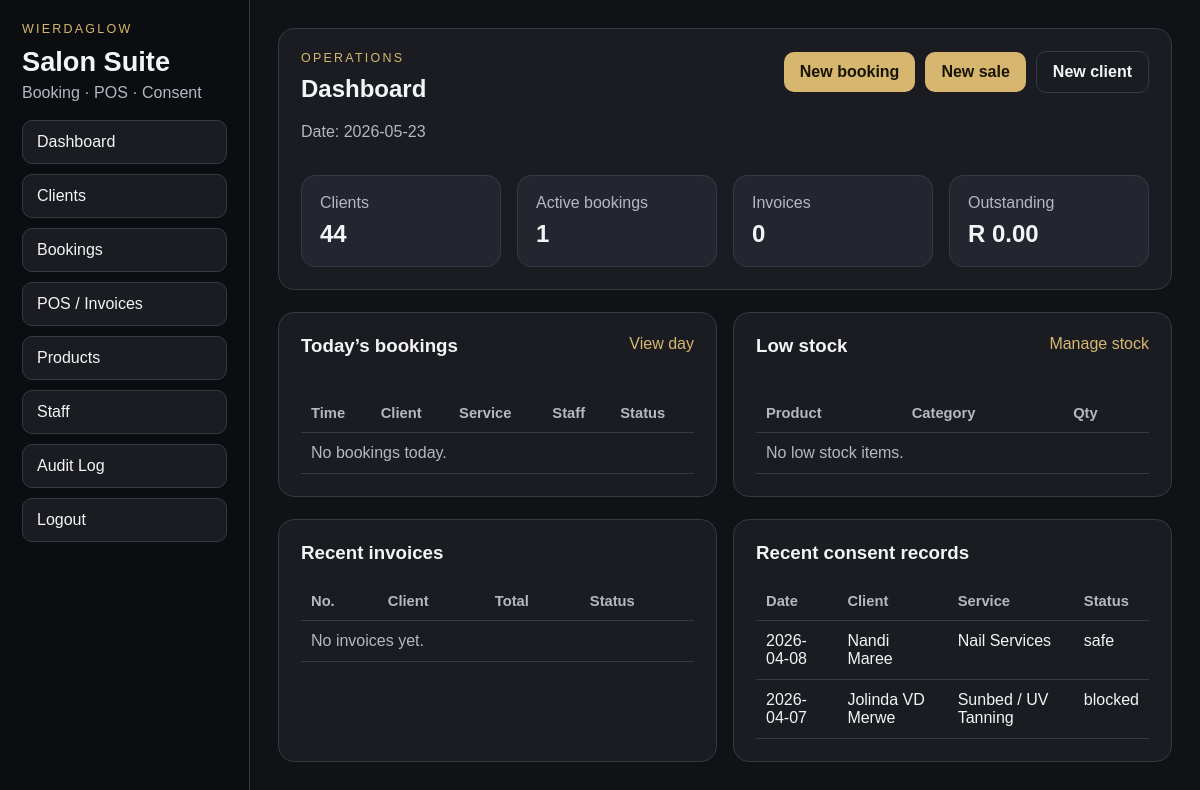
Screenshot of /dashboard (signed in) with the database file from the repository.
### tables this page shows
CREATE TABLE treatment_records (
    id INTEGER PRIMARY KEY AUTOINCREMENT,
    client_id INTEGER NOT NULL,
    service_code TEXT NOT NULL,
    service_name TEXT NOT NULL,
    service_date TEXT NOT NULL,
    staff_user_id INTEGER NOT NULL,
    staff_name TEXT NOT NULL,
    assessment_status TEXT NOT NULL,
    assessment_label TEXT NOT NULL,
    reasons_json TEXT NOT NULL,
    warnings_json TEXT NOT NULL,
    form_data_json TEXT NOT NULL,
    signature_path TEXT,
    created_at TEXT NOT NULL,
    updated_at TEXT NOT NULL,
    FOREIGN KEY (client_id) REFERENCES clients(id) ON DELETE CASCADE,
    FOREIGN KEY (staff_user_id) REFERENCES staff_users(id) ON DELETE RESTRICT
);

CREATE TABLE clients (
    id INTEGER PRIMARY KEY AUTOINCREMENT,
    first_name TEXT NOT NULL,
    last_name TEXT NOT NULL,
    id_number TEXT,
    phone TEXT NOT NULL,
    email TEXT,
    date_of_birth TEXT,
    emergency_contact_name TEXT,
    emergency_contact_phone TEXT,
    medical_notes TEXT,
    popia_marketing_opt_in INTEGER NOT NULL DEFAULT 0,
    created_at TEXT NOT NULL,
    updated_at TEXT NOT NULL
);

### app.py (the view)
@app.route("/dashboard")
@login_required
def dashboard():
    db = get_db()
    today = date.today().isoformat()
    counts = {
        "clients": db.execute("SELECT COUNT(*) AS c FROM clients").fetchone()["c"],
        "bookings": db.execute("SELECT COUNT(*) AS c FROM appointments WHERE status IN ('booked','confirmed')").fetchone()["c"],
        "invoices": db.execute("SELECT COUNT(*) AS c FROM invoices").fetchone()["c"],
        "outstanding": db.execute("SELECT COALESCE(SUM(total),0) AS c FROM invoices WHERE payment_status != 'paid'").fetchone()["c"],
    }
    todays_bookings = db.execute(
        """
        SELECT * FROM appointments
        WHERE substr(start_at, 1, 10) = ?
        ORDER BY start_at ASC
        LIMIT 12
        """,
        (today,),
    ).fetchall()
    recent_invoices = db.execute(
        "SELECT id, invoice_number, client_name, total, payment_status, created_at FROM invoices ORDER BY created_at DESC LIMIT 10"
    ).fetchall()
    recent_records = db.execute(
        """
        SELECT tr.id, tr.service_name, tr.service_date, tr.assessment_status,
               c.first_name, c.last_name
        FROM treatment_records tr
        JOIN clients c ON c.id = tr.client_id
        ORDER BY tr.created_at DESC
        LIMIT 8
        """
    ).fetchall()
    low_stock = db.execute(
        "SELECT * FROM products WHERE active = 1 AND stock_qty <= 3 ORDER BY stock_qty ASC, name ASC LIMIT 8"
    ).fetchall()
    return render_template(
        "dashboard.html",
        counts=counts,
        todays_bookings=todays_bookings,
        recent_invoices=recent_invoices,
        recent_records=recent_records,
        low_stock=low_stock,
        today=today,
    )

### app.py (called while the page is built)
def get_db() -> sqlite3.Connection:
    if "db" not in g:
        conn = sqlite3.connect(DB_PATH)
        conn.row_factory = sqlite3.Row
        conn.execute("PRAGMA foreign_keys = ON")
        g.db = conn
    return g.db

@app.before_request
def load_current_user() -> None:
    g.user = None
    user_id = session.get("user_id")
    if user_id:
        g.user = get_db().execute(
            "SELECT id, username, full_name, role, active FROM staff_users WHERE id = ?",
            (user_id,),
        ).fetchone()

@app.context_processor
def inject_globals() -> dict[str, Any]:
    return {
        "current_user": g.get("user"),
        "service_definitions": SERVICE_DEFINITIONS,
        "payment_methods": PAYMENT_METHODS,
        "booking_statuses": BOOKING_STATUSES,
    }

def login_required(view):
    @wraps(view)
    def wrapped(*args, **kwargs):
        if g.user is None:
            return redirect(url_for("login"))
        return view(*args, **kwargs)
    return wrapped

### templates/dashboard.html
{% extends 'base.html' %}
{% block content %}
<section class="panel">
  <div class="section-header">
    <div>
      <div class="brand-kicker">Operations</div>
      <h2>Dashboard</h2>
      <p class="muted">Date: {{ today }}</p>
    </div>
    <div class="button-row">
      <a class="button-link" href="{{ url_for('booking_new') }}">New booking</a>
      <a class="button-link" href="{{ url_for('invoice_new') }}">New sale</a>
      <a class="button-link secondary" href="{{ url_for('client_new') }}">New client</a>
    </div>
  </div>
  <div class="metric-grid">
    <div class="metric-card"><span>Clients</span><strong>{{ counts.clients }}</strong></div>
    <div class="metric-card"><span>Active bookings</span><strong>{{ counts.bookings }}</strong></div>
    <div class="metric-card"><span>Invoices</span><strong>{{ counts.invoices }}</strong></div>
    <div class="metric-card"><span>Outstanding</span><strong>R {{ '%.2f'|format(counts.outstanding) }}</strong></div>
  </div>
</section>
<div class="grid-2">
  <section class="panel">
    <div class="section-header"><h3>Today’s bookings</h3><a class="text-link" href="{{ url_for('bookings', date=today) }}">View day</a></div>
    <div class="table-wrap">
      <table>
        <thead><tr><th>Time</th><th>Client</th><th>Service</th><th>Staff</th><th>Status</th></tr></thead>
        <tbody>
          {% for row in todays_bookings %}
          <tr><td>{{ row.start_at[11:16] }}</td><td>{{ row.client_name }}</td><td>{{ row.service_name }}</td><td>{{ row.staff_name or '—' }}</td><td>{{ row.status }}</td></tr>
          {% else %}
          <tr><td colspan="5" class="muted">No bookings today.</td></tr>
          {% endfor %}
        </tbody>
      </table>
    </div>
  </section>
  <section class="panel">
    <div class="section-header"><h3>Low stock</h3><a class="text-link" href="{{ url_for('products') }}">Manage stock</a></div>
    <div class="table-wrap">
      <table>
        <thead><tr><th>Product</th><th>Category</th><th>Qty</th></tr></thead>
        <tbody>
          {% for row in low_stock %}
          <tr><td>{{ row.name }}</td><td>{{ row.category or '—' }}</td><td>{{ row.stock_qty }}</td></tr>
          {% else %}
          <tr><td colspan="3" class="muted">No low stock items.</td></tr>
          {% endfor %}
        </tbody>
      </table>
    </div>
  </section>
</div>
<div class="grid-2">
  <section class="panel">
    <h3>Recent invoices</h3>
    <div class="table-wrap">
      <table>
        <thead><tr><th>No.</th><th>Client</th><th>Total</th><th>Status</th></tr></thead>
        <tbody>
          {% for row in recent_invoices %}
          <tr><td><a href="{{ url_for('invoice_detail', invoice_id=row.id) }}">{{ row.invoice_number }}</a></td><td>{{ row.client_name or 'Walk-in' }}</td><td>R {{ '%.2f'|format(row.total) }}</td><td>{{ row.payment_status }}</td></tr>
          {% else %}
          <tr><td colspan="4" class="muted">No invoices yet.</td></tr>
          {% endfor %}
        </tbody>
      </table>
    </div>
  </section>
  <section class="panel">
    <h3>Recent consent records</h3>
    <div class="table-wrap">
      <table>
        <thead><tr><th>Date</th><th>Client</th><th>Service</th><th>Status</th></tr></thead>
        <tbody>
          {% for row in recent_records %}
          <tr><td>{{ row.service_date }}</td><td>{{ row.first_name }} {{ row.last_name }}</td><td><a href="{{ url_for('record_print', record_id=row.id) }}">{{ row.service_name }}</a></td><td>{{ row.assessment_status }}</td></tr>
          {% else %}
          <tr><td colspan="4" class="muted">No records yet.</td></tr>
          {% endfor %}
        </tbody>
      </table>
    </div>
  </section>
</div>
{% endblock %}

### static/styles.css (style rules this page uses)
:root { --bg: #111216; --panel: #1a1c22; --panel-2: #23262f; --border: #343946; --text: #f3f4f6; --muted: #b4b8c2; --accent: #d7b76f; --danger: #ff7f7f; --success: #88d69b; }
* { box-sizing: border-box; }
body { margin: 0; font-family: Arial, Helvetica, sans-serif; background: var(--bg); color: var(--text); display: flex; min-height: 100vh; }
a { color: inherit; text-decoration: none; }
.brand-kicker { text-transform: uppercase; letter-spacing: 0.18em; color: var(--accent); font-size: 0.78rem; margin-bottom: 10px; }
.panel { background: var(--panel); border: 1px solid var(--border); border-radius: 16px; padding: 22px; margin-bottom: 22px; }
h1, h2, h3 { margin-top: 0; }
.muted { color: var(--muted); }
.metric-grid, .grid-2, .grid-3, .grid.two, .grid.three { display: grid; gap: 16px; }
.metric-grid { grid-template-columns: repeat(4, minmax(0, 1fr)); }
.grid-2 { grid-template-columns: repeat(2, minmax(0, 1fr)); }
.metric-card, .stat-box { padding: 18px; background: var(--panel-2); border: 1px solid var(--border); border-radius: 14px; }
.metric-card span, .stat-box span { display: block; color: var(--muted); margin-bottom: 8px; }
.metric-card strong, .stat-box strong { font-size: 1.5rem; }
.section-header { display: flex; justify-content: space-between; align-items: flex-start; gap: 16px; margin-bottom: 18px; }
.button-row, .inline-actions { display: flex; gap: 10px; align-items: center; flex-wrap: wrap; }
button, .button-link { background: var(--accent); color: #18140a; border: none; border-radius: 10px; padding: 11px 16px; font-weight: 700; cursor: pointer; }
button.secondary, .button-link.secondary { background: transparent; color: var(--text); border: 1px solid var(--border); }
.text-link { color: var(--accent); }
.table-wrap { overflow-x: auto; }
table { width: 100%; border-collapse: collapse; }
th, td { padding: 11px 10px; border-bottom: 1px solid var(--border); text-align: left; vertical-align: top; }
thead th { color: var(--muted); font-size: 0.92rem; }

### rows the page displays
treatment_records: service_date "2026-04-08", first_name "Nandi", last_name "Maree", service_name "Nail Services", assessment_status "safe"
treatment_records: service_date "2026-04-07", first_name "Jolinda", last_name "VD Merwe", service_name "Sunbed / UV Tanning", assessment_status "blocked"

### other values shown
{{ counts.clients }} "44"
{{ counts.bookings }} "1"
{{ counts.invoices }} "0"
{{ '%.2f'|format(counts.outstanding) }} "0.00"
